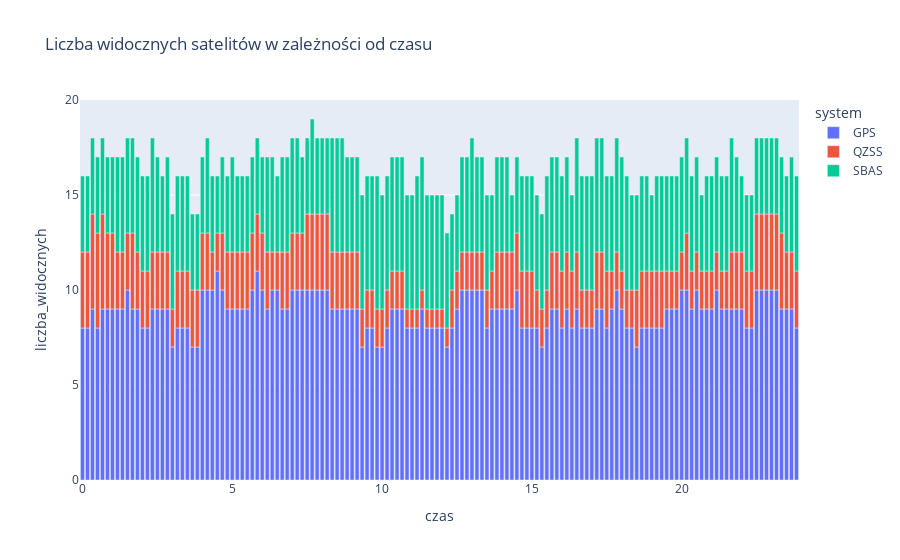

This figure's notebook cell:
### Code cell
visible_sat = df[df['visible'] == True]
visible_sat = visible_sat.groupby(['czas', 'system']).agg(liczba_widocznych=('visible', 'sum'))
visible_sat = visible_sat.reset_index()
fig = px.bar(visible_sat, x='czas', y='liczba_widocznych', color="system", title='Liczba widocznych satelitów w zależności od czasu') 
fig.show()

### Figure 1 — Plotly figure (JSON) as saved in the notebook; plotly's stock layout.template omitted (floating-point values rounded to 4 significant figures; data arrays with more than 128 entries replaced by an {"elided": "..."} marker saying what was removed)
{"data": [{"alignmentgroup": "True", "hovertemplate": "system=GPS<br>czas=%{x}<br>liczba_widocznych=%{y}<extra></extra>", "legendgroup": "GPS", "marker": {"color": "#636efa", "pattern": {"shape": ""}}, "name": "GPS", "offsetgroup": "GPS", "orientation": "v", "showlegend": true, "textposition": "auto", "type": "bar", "x": {"elided": "144 float values"}, "xaxis": "x", "y": {"elided": "144 int values"}, "yaxis": "y"}, {"alignmentgroup": "True", "hovertemplate": "system=QZSS<br>czas=%{x}<br>liczba_widocznych=%{y}<extra></extra>", "legendgroup": "QZSS", "marker": {"color": "#EF553B", "pattern": {"shape": ""}}, "name": "QZSS", "offsetgroup": "QZSS", "orientation": "v", "showlegend": true, "textposition": "auto", "type": "bar", "x": {"elided": "144 float values"}, "xaxis": "x", "y": {"elided": "144 int values"}, "yaxis": "y"}, {"alignmentgroup": "True", "hovertemplate": "system=SBAS<br>czas=%{x}<br>liczba_widocznych=%{y}<extra></extra>", "legendgroup": "SBAS", "marker": {"color": "#00cc96", "pattern": {"shape": ""}}, "name": "SBAS", "offsetgroup": "SBAS", "orientation": "v", "showlegend": true, "textposition": "auto", "type": "bar", "x": {"elided": "144 float values"}, "xaxis": "x", "y": {"elided": "144 int values"}, "yaxis": "y"}], "layout": {"barmode": "relative", "legend": {"title": {"text": "system"}, "tracegroupgap": 0}, "title": {"text": "Liczba widocznych satelitów w zależności od czasu"}, "xaxis": {"anchor": "y", "domain": [0, 1], "title": {"text": "czas"}}, "yaxis": {"anchor": "x", "domain": [0, 1], "title": {"text": "liczba_widocznych"}}}}
